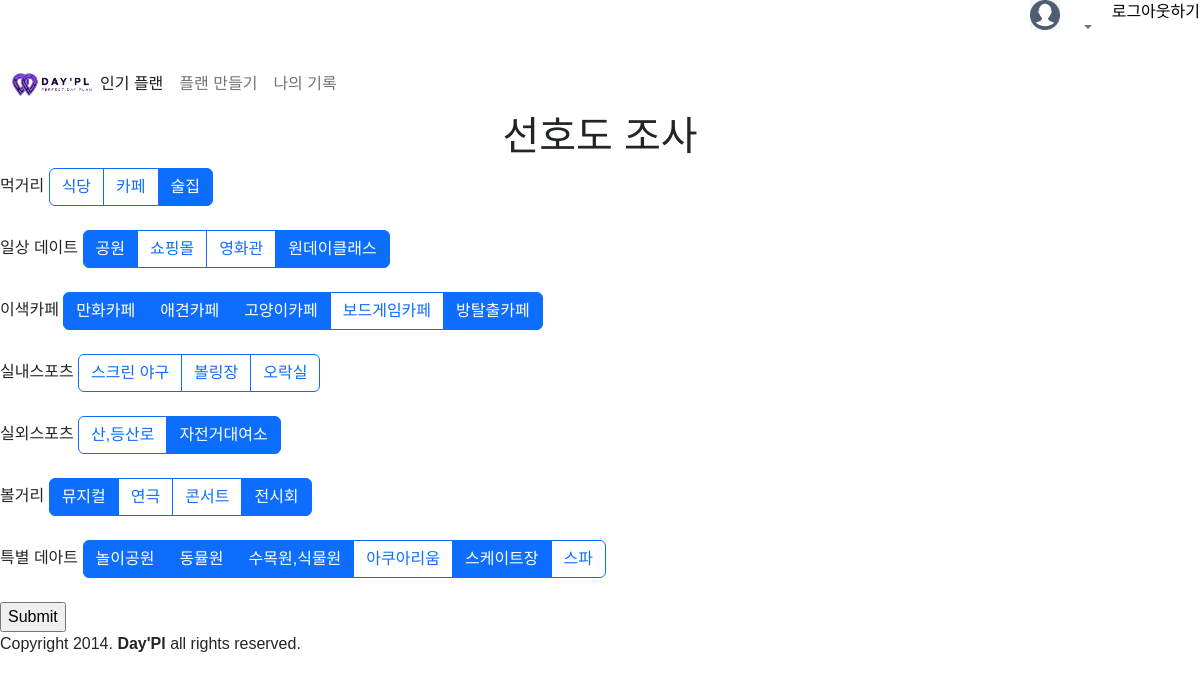
/preferences/ (signed in), run on an earlier commit of the app's database.
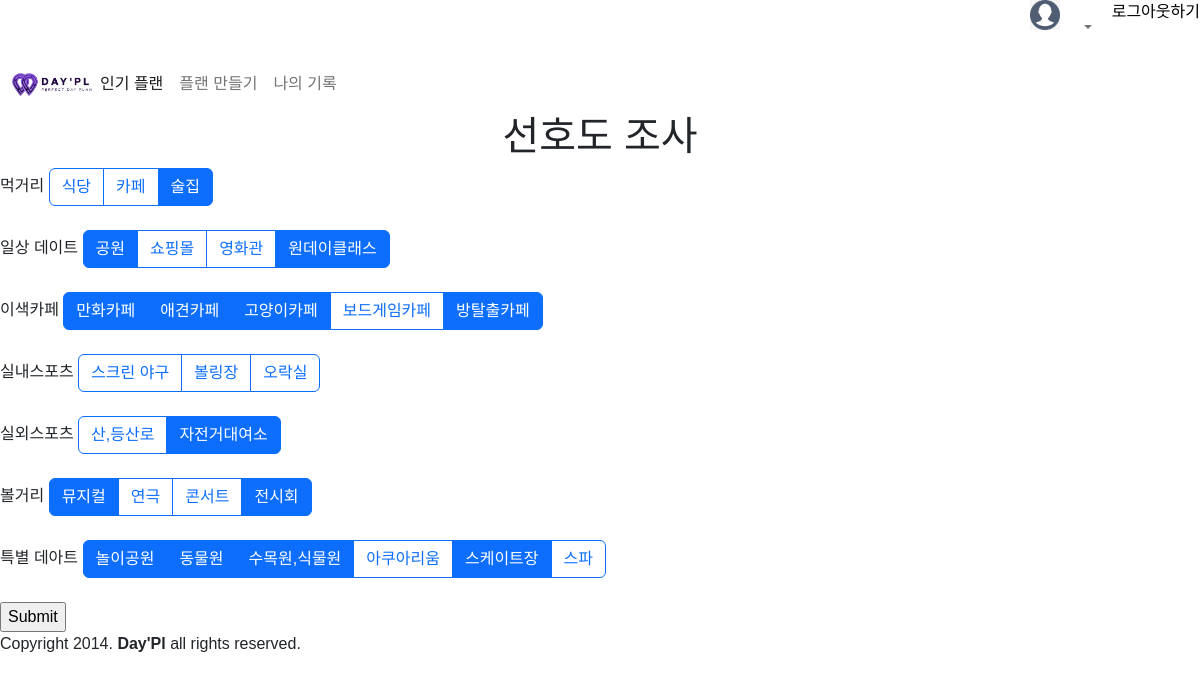
And on a later commit of the database.
### Day_Pl/models.py (models this page shows)
class PlaceType(models.Model):
    code = models.CharField(max_length=32, default='Z0', unique=True)
    name = models.CharField(max_length=32, null=False)

### Day_Pl/views/preferences.py (the view, shortened to what this page needs)
# urls.py: path("", browse.index, name = 'browse'), #! 메인 페이지
@login_required
def index(request):
    print(f"현재 로그인 유저: {request.user}  id(pk): {request.user.id}")
    preference_choices = PlaceType.objects.all() #! preference_choices의 각 원소는 html 요소의 id값으로 쓰임
    user_preference_ids = [user_preference.prefer.pk for user_preference in  Preference.objects.filter(user = request.user)]
    print(f"[디버깅] user_preference_ids: {user_preference_ids}")
    context = {
        'preference_choices' : preference_choices,
        'user_preference_ids'   : user_preference_ids,
        'code_alphabets' : {'A': '먹거리',
                            'B': '일상 데이트', 'C':'이색카페', 'D':'실내스포츠', 'E':'실외스포츠', 'F':'볼거리', 'G':'특별 데아트'}
        }
    return render(request, 'preferences.html' , context = context)

### templates/preferences.html (shortened to what this page needs)
{% extends 'components/layout.html' %}
{% load static %}
{% block contents %}
	<div class="d-flex justify-content-center">
		<h1>선호도 조사</h1>
	</div>
	<form method="post" action="{% url 'Day_Pl:preferences' %}">
		{% for code_alphabet, code_typename in code_alphabets.items %}
			<label>{{ code_typename}}</label>
			<div class="btn-group" role="group" aria-label="Basic checkbox toggle button group">
				{% for preference_item in preference_choices %}
					{% if code_alphabet in preference_item.code %}
						<label class="btn btn-outline-primary" for="{{ preference_item.code }}">{{ preference_item.name }}</label>
					{% endif %}
				{% endfor %}
			</div>
			<br><br>
		{% endfor %}
		<input type="submit">
	</form>
{% endblock %}

### templates/components/layout.html (shortened to what this page needs)
{% load static %}
<!doctype html>
<html lang="en">
<head>
    <link href="https://cdn.jsdelivr.net/npm/bootstrap@5.2.1/dist/css/bootstrap.min.css" rel="stylesheet"
>
    <link rel="stylesheet" href="{% static 'css/style.css' %}">
</head>
<body>
	<header>
		{% if user.is_authenticated %}
			{% include 'components/after_login.html' %}
		{% else %}
			{% include 'components/before_login.html' %}
		{% endif %}
		{% include 'components/navigation.html' %}
	</header>
	{% block contents %}{% endblock %}
	<footer>
        {% include 'components/footer.html' %}
	</footer>
</body>
</html>

### templates/components/after_login.html (shortened to what this page needs)
{% load static %}
<div class="d-flex justify-content-end">
	<img height="30px" width="30px" src="{% static 'IMG/profile_img.png' %}" alt="유저 프로필 IMG">
	<nav class="navbar navbar-expand-lg bg-body-tertiary">
		<div class="container-fluid">
			<div class="collapse navbar-collapse" id="navbarSupportedContent">
				<ul class="navbar-nav me-auto mb-2 mb-lg-0">
					<li class="nav-item dropdown">
						<a class="nav-link dropdown-toggle" href="#" role="button" data-bs-toggle="dropdown" aria-expanded="false">
						</a>
					</li>
				</ul>
			</div>
		</div>
	</nav>
	<a href="{% url 'common:logout' %}">로그아웃하기</a>
</div>

### templates/components/navigation.html (shortened to what this page needs)
{% load static %}
<nav class="navbar navbar-expand-lg bg-body-tertiary">
  <div class="container-fluid">
		<a href="{% url 'Day_Pl:browse' %}"><img width="80px" src="{% static 'IMG/DayPl_logo.jpeg' %}" alt="Day'Pl Logo"></a>
    <div class="collapse navbar-collapse" id="navbarSupportedContent">
      <ul class="navbar-nav me-auto mb-2 mb-lg-0">
        <li class="nav-item">
          <a class="nav-link active" aria-current="page" href="{% url 'Day_Pl:populars' %}">인기 플랜</a>
        </li>
        <li class="nav-item">
          {% if user.is_authenticated %}
            <a class="nav-link" href="{% url 'Day_Pl:new_plan' %}">플랜 만들기</a>
          {% else %}
            <a class="nav-link" href="{% url 'common:login' %}">플랜 만들기</a>
          {% endif %}
        </li>
        <li class="nav-item">
          {% if user.is_authenticated %}
            <a class="nav-link" href="{% url 'Day_Pl:saves' %}">나의 기록</a>
          {% else %}
            <a class="nav-link" href="{% url 'common:login' %}">나의 기록</a>
          {% endif %}
				</li>
      </ul>
    </div>
  </div>
</nav>

### templates/components/footer.html
Copyright 2014. <strong>Day'Pl</strong> all rights reserved.

### static/CSS/style.css (style rules this page uses)
* { font-family: 'Noto Sans KR', sans-serif; }
a { text-decoration: none; color:black; }

What changed in the data, as far as the page shows it:
changed PlaceType: name "동뮬원" → "동물원"
